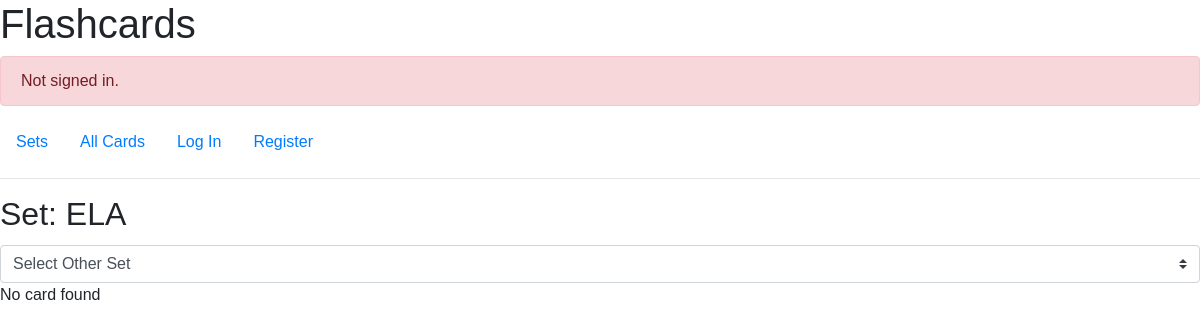
Page /category/2 on the earlier database version.
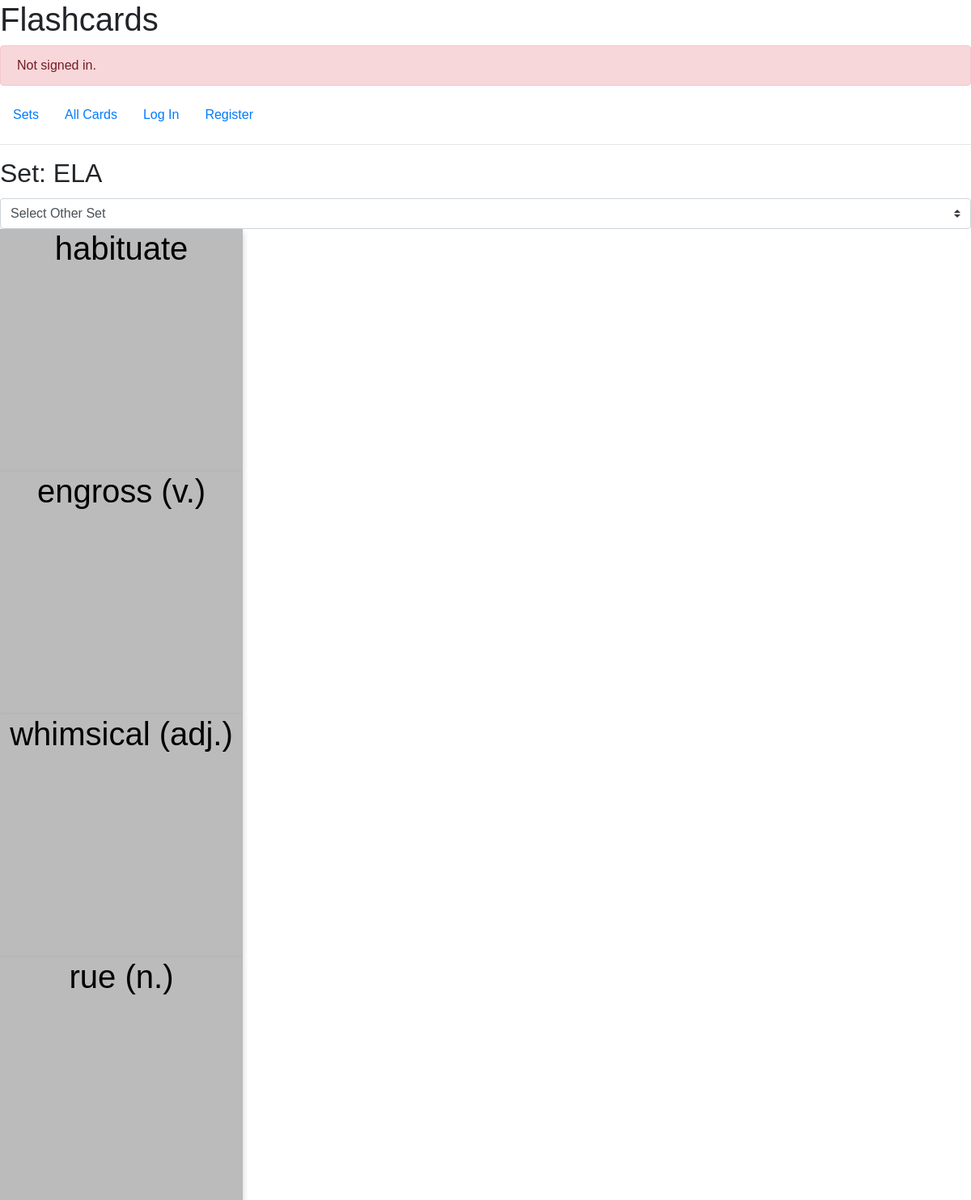
Same page on the later database version.
### flashcards/models.py (models this page shows, shortened)
class Category(models.Model):
    category = models.CharField(max_length=128, default="")
    imageurl = models.CharField(max_length=1024
        ,default="https://lh3.googleusercontent.com/ogw/ADGmqu83910wkHMPdQYwo6o7h8MIAD-wnEBgWa0b2syc=s192-c-mo")

class Card(models.Model):
    category = models.CharField(max_length=128)
    title = models.CharField(max_length=128)
    meaning = models.TextField(default="")
    createdate = models.DateTimeField(auto_now_add=True)

### flashcards/views.py (the view)
# urls.py: path("category/<int:categoryid>", views.category, name="category"),
def category(request , categoryid):
    categories=Category.objects.all()
    is_maker= 'Maker' in request.user.groups.values_list('name', flat=True)
    cards = Card.objects.all()
    watched = 0
    watchcardids = Watchcard.objects.filter(user=request.user.username).order_by("-createdate").values_list('cardid',flat=True)
    if watchcardids:
        watched = len(watchcardids)
    if categoryid == 0:
        totalcategory = True
        return render(request, "flashcards/category.html", {"totalcategory": totalcategory, "categories": categories,  "is_maker": is_maker,"watched":watched})
    else:
        totalcategory = False
        cardcategories = Category.objects.filter(id=categoryid).values_list('category',flat=True)
        cards = Card.objects.filter(category__in=cardcategories)
        return render(request, "flashcards/category.html", {"totalcategory": totalcategory,
                "categories": categories, "category": cardcategories[0], "cards": cards, "is_maker": is_maker, "watched":watched})

### flashcards/templates/flashcards/category.html (shortened to what this page needs)
{% extends "flashcards/layout.html" %}
{% block body %}
	<div>
    	{% if totalcategory  %}
    		<h2 class="card-title h2">Sets</h2>
    		 <ul class="list-group">
                {% for category in categories %}
					<div style="background-color:white; margin:10px;border-color:black;">
                    	<a href="{% url 'category' category.id %}">
                    	<li class="list-group-card"><i class="fas fa-tshirt mr-5"></i> {{category.category}}</li>
						{% if category.imageurl %}
    					<img src="{{category.imageurl}}" class="rounded" style = " text-align:center;max-height: 250px; max-width: 250px;">
    					{% else %}
    					<img src="https://p7cdn4static.sharpschool.com/UserFiles/Servers/Server_1271683/Image/Meet%20the%20Candidates/No-Photo-Provided.png" class="rounded" style = " text-align:center;max-height: 250px; max-width: 250px;"">
    					{% 	endif %}
    					</a>
    				</div>
                {% endfor %}
             </ul>
        {% else %}
    		<h2 class="card-title h2">Set: {{category}}</h2>
    		<select class="browser-default custom-select" onchange="location = this.value;">
    			<option selected>Select Other Set</option>
  			</select>
			{% if cards  %}
	 {% for card in cards %}
		<div class="flip-card">
  			<div class="flip-card-inner">
    			<div class="flip-card-front">
      				<h1>{{card.title}}</h1>
      				</div>
    			<div class="flip-card-back">
      				<p>Definition: {{card.meaning}}</p>
      			</div>
  			</div>
		</div>
		{% endfor %}
	           {% else %}
	           <div> No card found </div>
	           {% endif %}
    	 {% endif %}
    </div>
{% endblock %}

Differences in the rows shown:
no longer on this page (row unchanged): Category: category "ELA"
added Card: title "habituate"
added Card: title "engross (v.)"
added Card: title "whimsical (adj.)"
added Card: title "rue (n.)"
Other differences:
{{ category }}: (not shown) → "ELA"
text no longer shown: "No card found"
